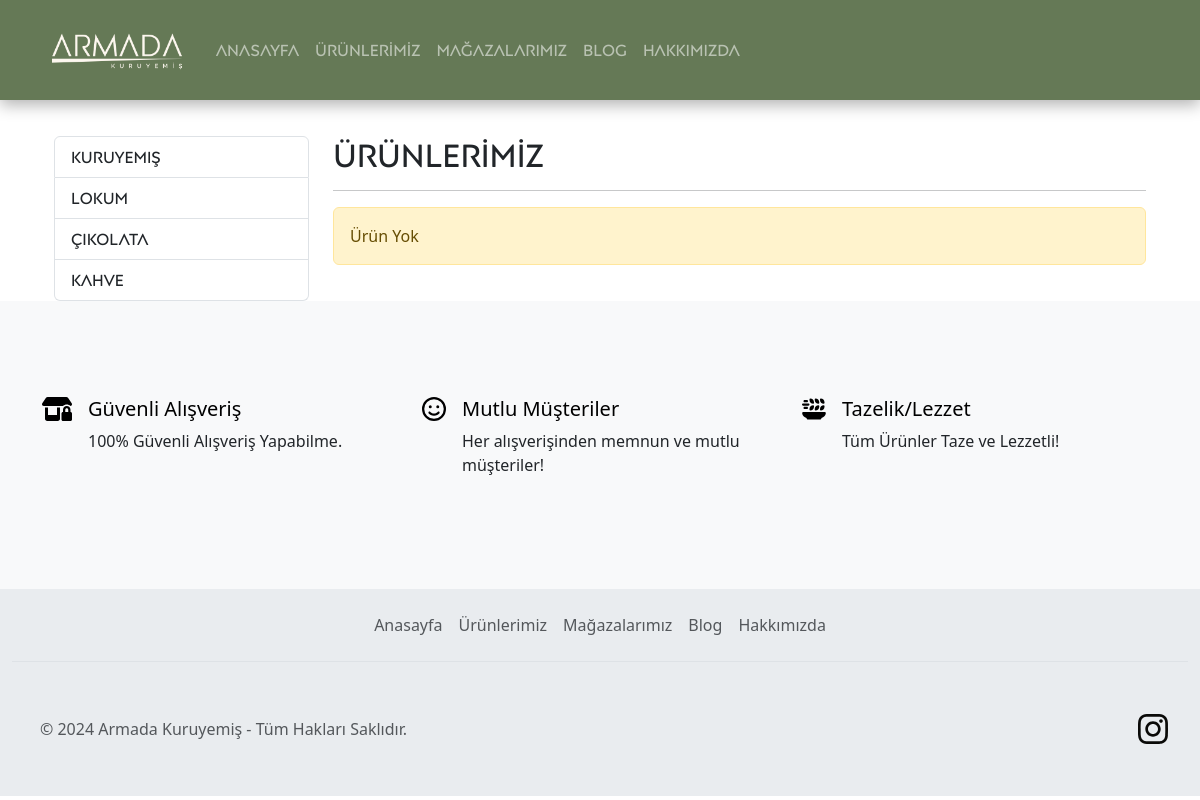
The app's page /product_category/badem-sekeri, older data.
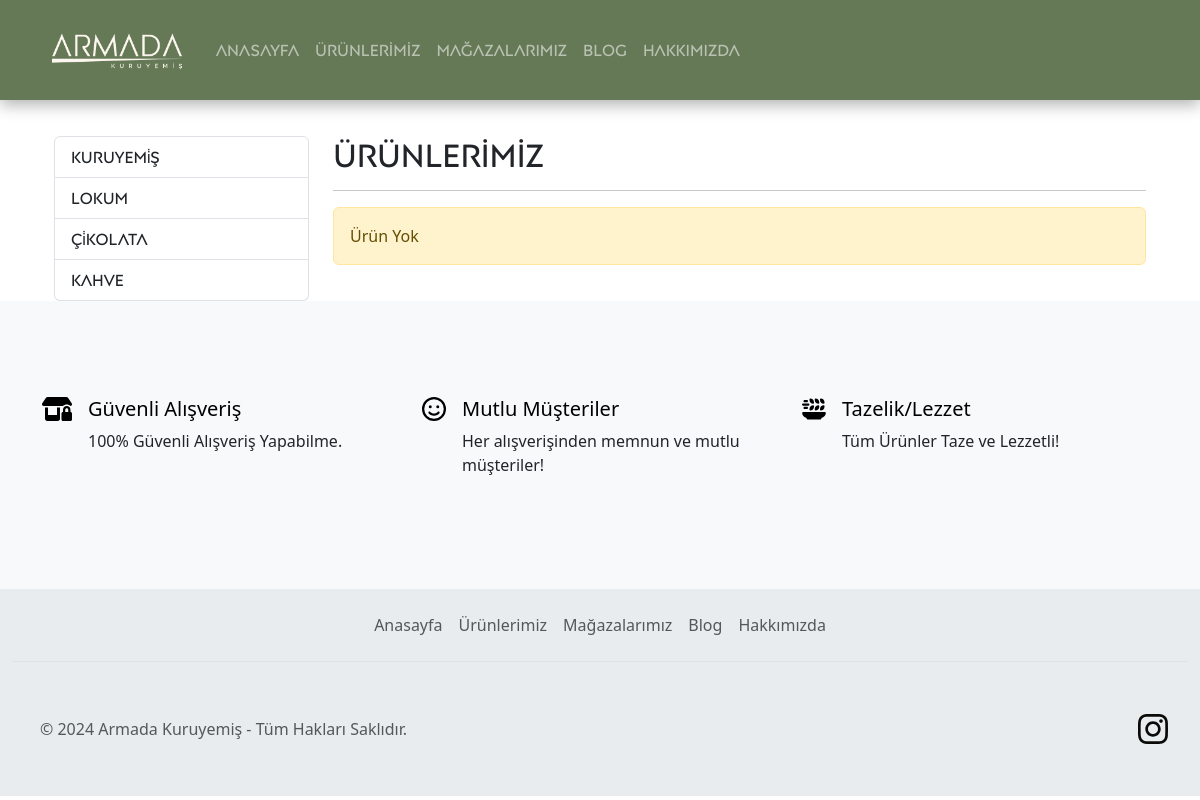
The same page, newer data.
### product/models.py (models this page shows, shortened)
class ProductCategory(models.Model):
    name = models.CharField(max_length=150)
    slug = models.SlugField(null=False, blank=True, unique=True, db_index=True, editable=False)
    class Meta:
        verbose_name = "Ürün Kategori"
        verbose_name_plural = "Ürün Kategorileri"

### product/views.py (the view)
# urls.py: path("product_category/<slug:slug>", views.products_by_category, name="products_by_category"),
def products_by_category(request, slug):
    context = {
        "products": Product.objects.filter(product_category__slug=slug),
        "categories": ProductCategory.objects.all(),
        "selected_category": slug
    }
    return render(request, "product/products.html", context)

### product/templates/product/products.html (shortened to what this page needs)
{% extends "base.html" %}
{% block content %}
    <div class="container mt-3">
        <div class="row">
            <div class="col-3">
                {% include 'partials/_productcategories.html' %}
            </div>
            <div class="col-9">
                <h2 style="font-family: 'MyCustomFont', sans-serif">ÜRÜNLERİMİZ</h2>
                <hr>
                {% if products|length > 0 %}
                    {% for product in products %}
                        {% include 'product/partials/_product.html' %}
                    {% endfor %}
                {% else %}
                    <div class="alert alert-warning">
                        Ürün Yok
                    </div>
                {% endif %}
            </div>
        </div>
    </div>
{% endblock %}

### templates/partials/_productcategories.html
<div class="list-group" style="font-family: 'MyCustomFont', sans-serif">
    {% for category in categories %}
        {% if category.slug == selected_category %}
            <a class="list-group-item list-group-item-action active"
               href="{% url 'products_by_category' category.slug %}">{{ category.name|title }}</a>
        {% else %}
            <a class="list-group-item list-group-item-action"
               href="{% url 'products_by_category' category.slug %}">{{ category.name|title }}</a>
        {% endif %}
    {% endfor %}
</div>

Row changes from the older to the newer data that the page shows:
changed ProductCategory: name "Kuruyemiş" → "Kuruyemi̇ş"
changed ProductCategory: name "Çikolata" → "Çi̇kolata"
